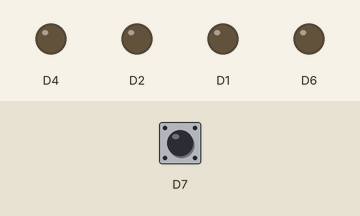
Recording of a sketch running on a simulated ESP8266 (NodeMCU). On the bench: output pins drawn as LEDs (lit = HIGH). The test bench sets the inputs (shaded band); at power-on: D7 HIGH.

Above: at 1.2 s.
1.3 s: D7 pulled LOW for 0.15 s
At 1.37 s:
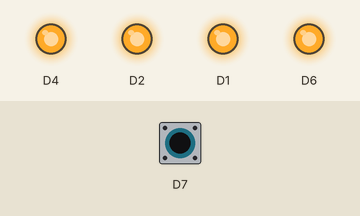
2.9 s: D7 pulled LOW for 3.2 s
At 7.3 s:
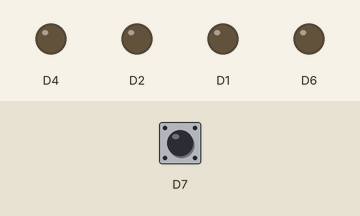
Timing chart, 0 to 8.8 s (numbered marks = the images above; inputs shaded):
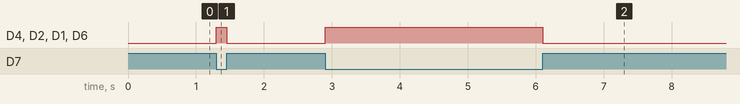

Measured:
- after the input at 1.3 s, D4, D2, D1, D6: LOW → HIGH at once, → LOW 0.15 s later
- after the input at 2.9 s, D4, D2, D1, D6: LOW → HIGH at once, → LOW 3.2 s later

The sketch:

CEK_PIN.ino
```cpp
void setup() {
  // put your setup code here, to run once:
pinMode(D7,INPUT_PULLUP);
//digitalWrite(6,0);
pinMode(D6,1);
pinMode(D1,1);
pinMode(D2,1);
pinMode(2,1);
}

void loop() {
 if(digitalRead(D7)==1){

  digitalWrite(D6,0);
  digitalWrite(D1,0);
  digitalWrite(D2,0);
  digitalWrite(2,0);
 }
 else{

   digitalWrite(D6,1);
   digitalWrite(D1,1);
   digitalWrite(D2,1);
   digitalWrite(2,1);
 }
}
```
